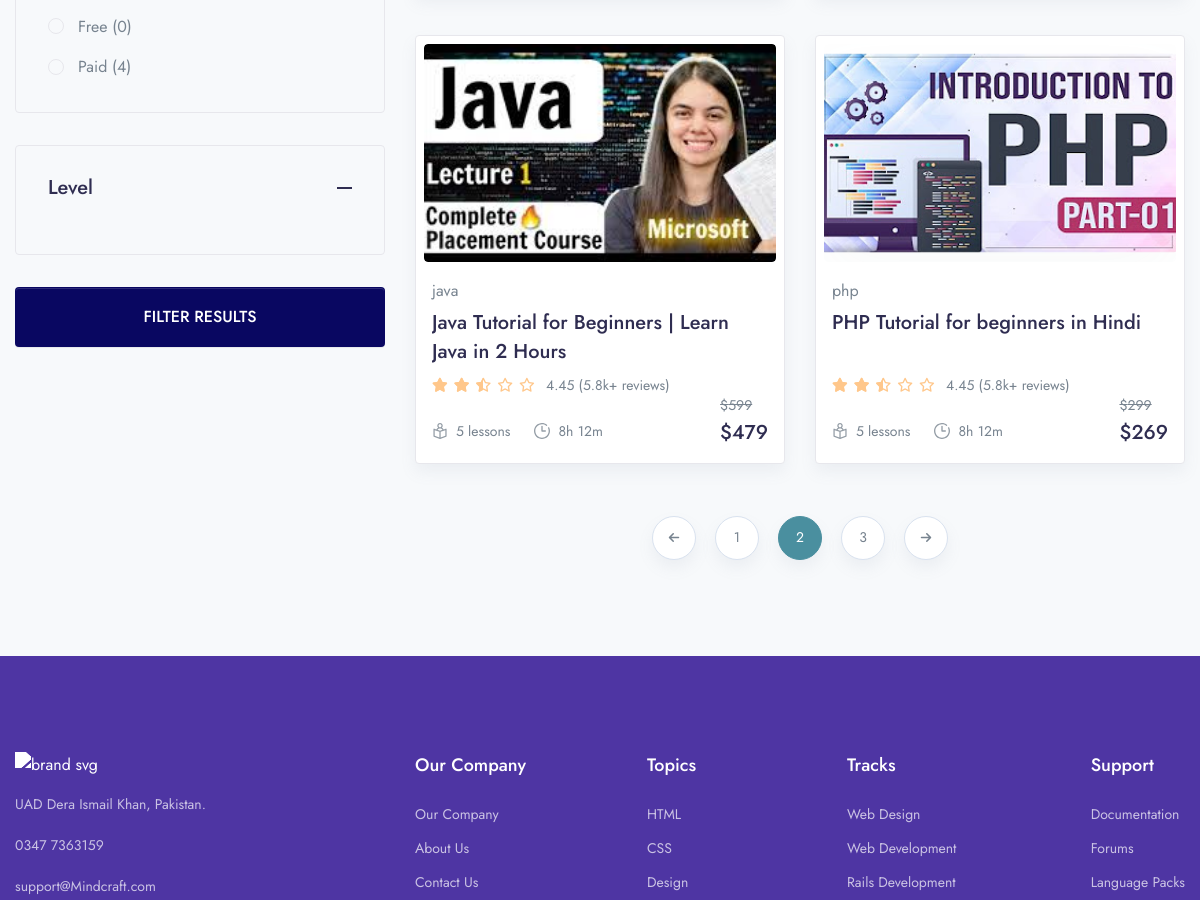
The page /courses (middle part) on the database as committed earlier.
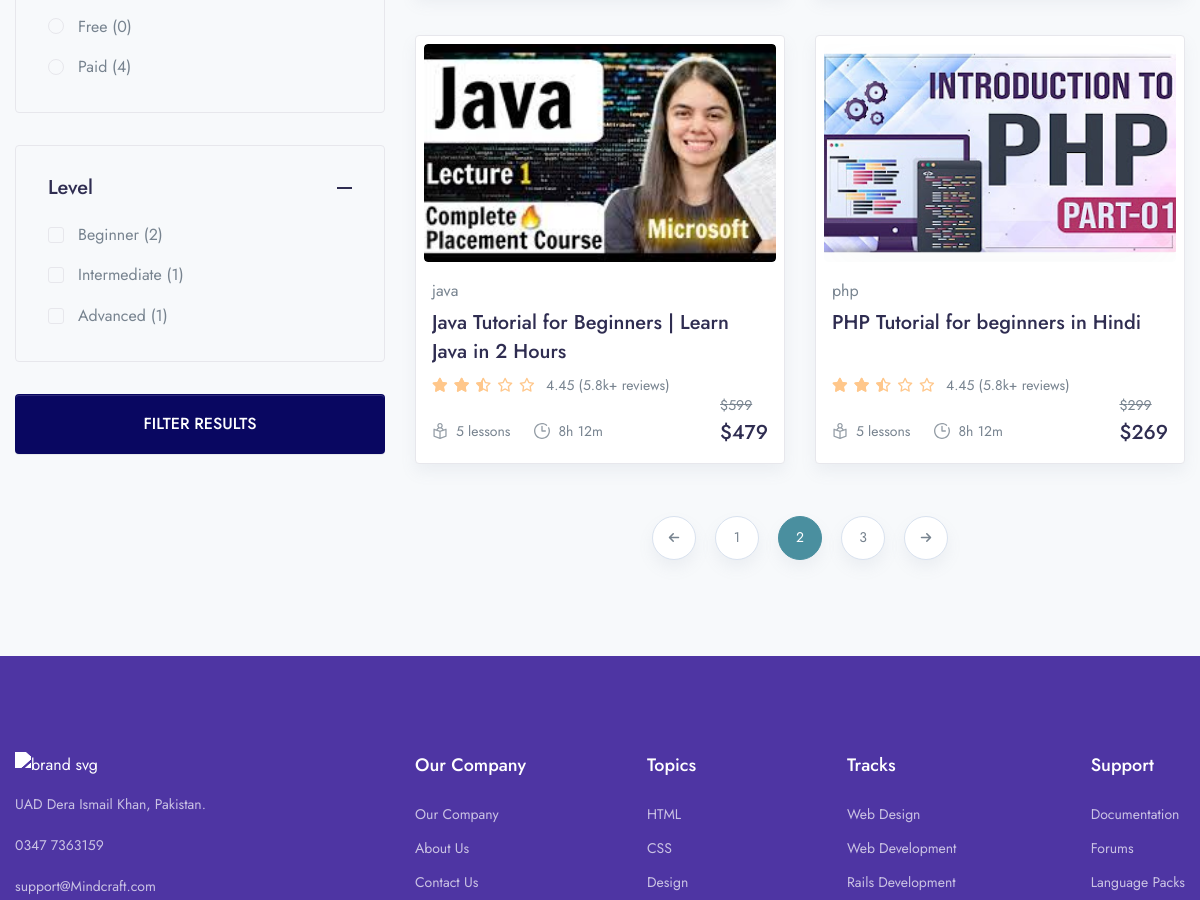
The same page on the database as committed later.
### main/models.py (models this page shows, shortened)
class Course(models.Model):
    STATUS = (
        ('PUBLISH', 'PUBLISH'),
        ('DRAFT', 'DRAFT'),
    )
    featured_image = models.ImageField(upload_to="Media/featured_img", null=True)
    featured_video = models.CharField(max_length=300, null=True)
    title = models.CharField(max_length=500)
    created_at = models.DateField(auto_now_add=True)
    author = models.ForeignKey(Author, on_delete=models.CASCADE, null=True)
    category = models.ForeignKey(Category, on_delete=models.CASCADE)
    level = models.ForeignKey(Level, on_delete=models.CASCADE, null=True)
    description = models.TextField()
    price = models.IntegerField(null=True, default=0)
    discount = models.IntegerField(null=True)
    language = models.ForeignKey(Language, on_delete=models.CASCADE, null=True)
    Deadline = models.CharField(max_length=100, null=True)
    slug = models.SlugField(default='',max_length=500, null=True, blank=True)
    status = models.CharField(choices=STATUS, max_length=100, null=True)
    Certificate = models.CharField(null=True, max_length=100)

class Category(models.Model):
    icon = models.CharField(max_length=200, null=True)
    name = models.CharField(max_length=200)
    def __str__(self):
        return self.name
    def get_all_category(self):
        return Category.objects.all().order_by('id')

class Level(models.Model):
    name = models.CharField(max_length=100)

### main/views.py (the view)
# urls.py: path('courses', views.single_course, name='single_course'),
def single_course(request):
    categories = Category.get_all_category(Category)
    level = Level.objects.all()
    course = Course.objects.all()
    FreeCourse_count= Course.objects.filter(price=0).count()
    PaidCourse_count= Course.objects.filter(price__gte=1).count()
    context = {
        'categories' : categories,
        'level' : level,
        'course' : course,
        'FreeCourse_count': FreeCourse_count,
        'PaidCourse_count': PaidCourse_count,
    }
    return render(request, 'main/single_course.html', context)

### templates/main/single_course.html (shortened to what this page needs)
{% extends 'base.html' %}
{% load static %}
{% block content %}
{% load course_tags %}
<div class="container">
  <div class="row">
    <div class="col-xl-4 mb-5 mb-xl-0">
      <div class="vertical-scroll" id="courseSidebar">
        <div class="border rounded mb-6 @@widgetBG">
          <div
            id="coursefiltercollapse3"
            class="collapse show mt-n2 px-6 pb-6"
            aria-labelledby="coursefilter3"
            data-parent="#courseSidebar"
          >
            <ul class="list-unstyled list-group list-checkbox">
              <li class="custom-control custom-radio">
                <label
                  class="custom-control-label font-size-base"
                  for="price-2"
                  >Free ({{FreeCourse_count}})</label
                >
              </li>
              <li class="custom-control custom-radio">
                <label
                  class="custom-control-label font-size-base"
                  for="price-3"
                  >Paid ({{PaidCourse_count}})</label
                >
              </li>
            </ul>
          </div>
        </div>
        <div class="border rounded mb-6 @@widgetBG">
          <div id="coursefilter4">
            <h4 class="mb-0">
              <button
                class="p-6 text-dark fw-medium d-flex align-items-center collapse-accordion-toggle line-height-one"
                type="button"
                data-bs-toggle="collapse"
                data-bs-target="#coursefiltercollapse4"
                aria-expanded="true"
                aria-controls="coursefiltercollapse4"
              >
                Level
                <span class="ms-auto text-dark d-flex">
                  <svg
                    width="15"
                    height="2"
                    viewBox="0 0 15 2"
                    fill="none"
                    xmlns="../../../external.html?link=http://www.w3.org/2000/svg"
                  >
                    <rect width="15" height="2" fill="currentColor" />
                  </svg>
                </span>
              </button>
            </h4>
          </div>
          <div
            id="coursefiltercollapse4"
            class="collapse show mt-n2 px-6 pb-6"
            aria-labelledby="coursefilter4"
            data-parent="#courseSidebar"
          >
            <ul class="list-unstyled list-group list-checkbox">
              {% for i in level %}
              <li class="custom-control custom-checkbox">
                <label
                  class="custom-control-label font-size-base"
                  for="level-{{i.id}}"
                  >{{i.name}} ({{i.course_set.all.count}})</label
                >
              </li>
              {% endfor %}
            </ul>
          </div>
        </div>
        <a href="#" class="btn btn-primary btn-block mb-10">FILTER RESULTS</a>
      </div>
    </div>
    <div class="col-xl-8">
      <div class="row row-cols-md-2 mb-3" id="filteredCourses">
        {% for i in course %}
        <div class="col-md pb-4 pb-md-7">
          <div class="card border shadow p-2 lift sk-fade">
            <div class="card-zoom position-relative">
              <a
                href="course-single-v5.html"
                class="card-img sk-thumbnail d-block"
              >
                <img
                  class="rounded shadow-light-lg"
                  src="{{i.featured_image}}"
                  alt="..."
                />
              </a>
            </div>
            <div class="card-footer px-2 pb-2 mb-1 pt-4 position-relative">
              <a href="course-single-v5.html"
                ><span class="mb-1 d-inline-block text-gray-800"
                  >{{i.category}}</span
                ></a
              >
              <div class="position-relative">
                <a href="course-single-v5.html" class="d-block stretched-link"
                  ><h4
                    class="line-clamp-2 h-md-48 h-lg-58 me-md-6 me-lg-10 me-xl-4 mb-2"
                  >
                    {{i.title}}
                  </h4></a
                >
                <div class="d-lg-flex align-items-end flex-wrap mb-n1">
                  <div class="star-rating mb-2 mb-lg-0 me-lg-3">
                    <div class="rating" style="width: 50%"></div>
                  </div>
                  <div class="font-size-sm">
                    <span>4.45 (5.8k+ reviews)</span>
                  </div>
                </div>
                <div class="row mx-n2 align-items-end">
                  <div class="col px-2">
                    <ul class="nav mx-n3">
                      <li class="nav-item px-3">
                        <div class="d-flex align-items-center">
                          <div class="me-2 d-flex icon-uxs text-secondary">
                          </div>
                          <div class="font-size-sm">5 lessons</div>
                        </div>
                      </li>
                      <li class="nav-item px-3">
                        <div class="d-flex align-items-center">
                          <div class="me-2 d-flex icon-uxs text-secondary">
                          </div>
                          <div class="font-size-sm">8h 12m</div>
                        </div>
                      </li>
                    </ul>
                  </div>
                  {% if i.price|floatformat == "0" %}
                  <div class="col-auto px-2 text-right">
                    <ins class="h4 mb-0 d-block mb-lg-n1">Free</ins>
                  </div>
                  {% else %}
                  <div class="col-auto px-2 text-right">
                    <del class="font-size-sm">${{i.price}}</del>
                    <ins class="h4 mb-0 d-block mb-lg-n1">${% discount_calculation i.price i.discount %}</ins>
                  </div>
                  {% endif %}
                </div>
              </div>
            </div>
          </div>
        </div>
        {% endfor %}
      </div>
      <nav class="mb-11" aria-label="Page navigationa">
        <ul class="pagination justify-content-center">
          <li class="page-item">
            <a class="page-link" href="#" aria-label="Previous">
              <span aria-hidden="true"><i class="fas fa-arrow-left"></i></span>
            </a>
          </li>
          <li class="page-item"><a class="page-link" href="#">1</a></li>
          <li class="page-item active"><a class="page-link" href="#">2</a></li>
          <li class="page-item"><a class="page-link" href="#">3</a></li>
          <li class="page-item">
            <a class="page-link" href="#" aria-label="Next">
              <span aria-hidden="true"><i class="fas fa-arrow-right"></i></span>
            </a>
          </li>
        </ul>
      </nav>
    </div>
  </div>
</div>
{% endblock %}

Rows that differ between the two databases and show on the page:
added Level: name "Beginner", course_set.all.count "2"
added Level: name "Intermediate", course_set.all.count "1"
added Level: name "Advanced", course_set.all.count "1"
